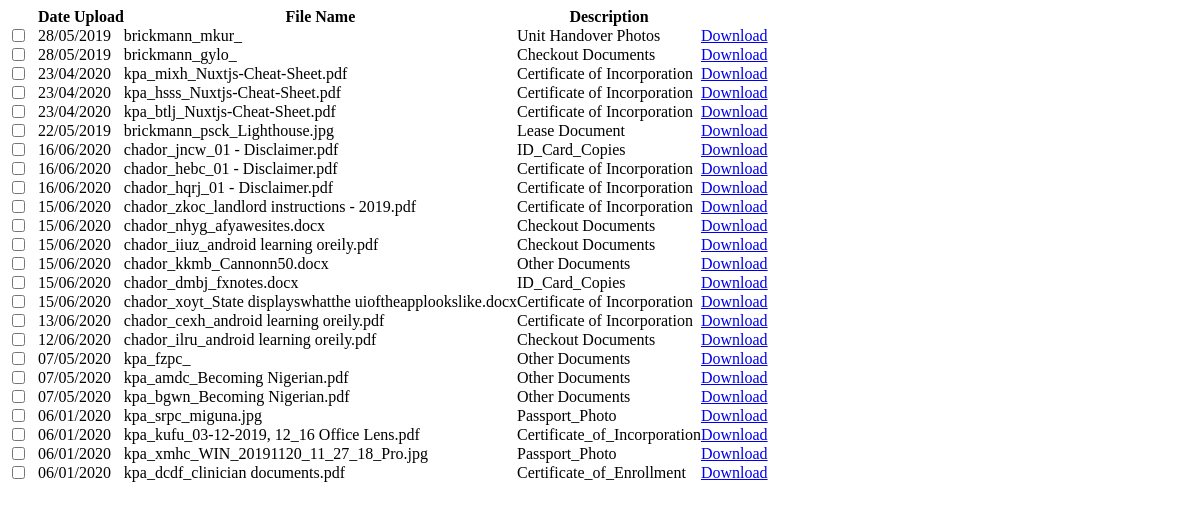
/dis.php (signed in), run on an earlier commit of the app's database.
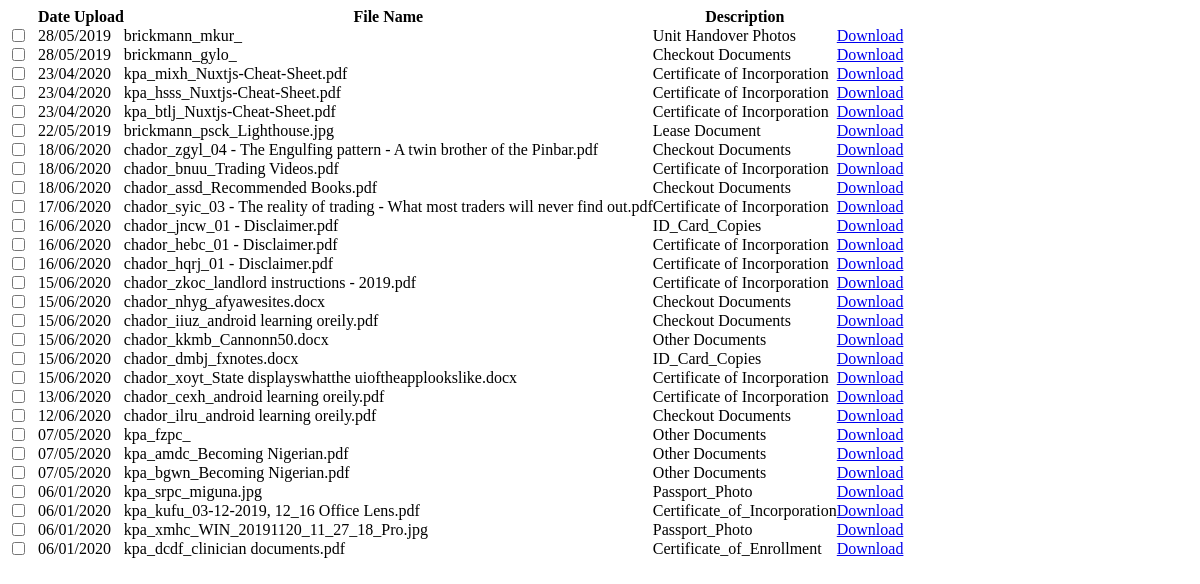
And on a later commit of the database.
### tables this page shows
CREATE TABLE `tendocs` (
  `id` int(11) NOT NULL AUTO_INCREMENT,
  `type` varchar(100) DEFAULT NULL,
  `soi` varchar(20) DEFAULT NULL,
  `sap` varchar(15) DEFAULT NULL,
  `tid` varchar(15) DEFAULT NULL,
  `name` text,
  `link` text,
  `details` text,
  `date` varchar(20) DEFAULT NULL,
  `stamp` varchar(20) DEFAULT NULL,
  `status` int(10) DEFAULT NULL,
  PRIMARY KEY (`id`)
);

### dis.php (the view, shortened to what this page needs)
<body>
        <div class="container-fluid">
            <div class="row-fluid">
                <div class="span9" id="content">
                     <div class="row-fluid">
<body>
        <div class="container-fluid">
            <div class="row-fluid">
                <div class="span9" id="content">
                     <div class="row-fluid">
                        <div id="block_bg" class="block">
                            <div class="block-content collapse in">
                                <div class="span12">
								<?php
								$query_backpack = mysql_query("select * FROM tendocs where status = 1  order by date DESC ")or die(mysql_error());
								$num_row = mysql_num_rows($query_backpack);
								if ($num_row > 0){
								?>
									<form action="delete.php" method="post">
  									<table cellpadding="0" cellspacing="0" border="0" class="table" id="">
										<thead>
										        <tr>
												<th></th>
												<th>Date Upload</th>
												<th>File Name</th>
												<th>Description</th>
												<th></th>
												</tr>
										</thead>
										<tbody>
                              		<?php
										$query = mysql_query("select * FROM tendocs where status = '1'  order by date DESC ")or die(mysql_error());
										while($row = mysql_fetch_array($query)){
										$id  = $row['tid'];
									?>
										<tr id="del<?php echo $id; ?>">
										<td width="30">
											<input id="" class="" name="selector[]" type="checkbox" value="<?php echo $id; ?>">
										</td>
										 <td><?php echo $row['date']; ?></td>
                                         <td><?php  echo $row['name']; ?></td>
                                         <td><?php echo $row['type']; ?></td>
<td>
        <a href="<?php echo $row['link']; ?>" class="btn btn-info btn-lg">
          <span class="glyphicon glyphicon-download"></span> Download
        </a>
    </td>
                                         <td width="30"><a href="<?php echo $row['link']; ?>"><i class="icon-download icon-large"></i></a></td>
										</tr>
									<?php } ?>
										</tbody>
									</table>
									</form>
									<?php }else{ ?>
									<div class="alert alert-info"><i class="icon-info-sign"></i> No Files Inside Are Available.</div>
									<?php } ?>
                                </div>
                            </div>
                        </div>
                    </div>
                </div>
            </div>
        </div>
    </body>
</html>
                    </div>
                </div>
            </div>
        </div>
    </body>
</html>

What changed in the data, as far as the page shows it:
added tendocs: date "18/06/2020", name "chador_zgyl_04 - The Engulfing pattern - A twin brother of the Pinbar.pdf", type "Checkout Documents"
added tendocs: date "18/06/2020", name "chador_bnuu_Trading Videos.pdf", type "Certificate of Incorporation"
added tendocs: date "18/06/2020", name "chador_assd_Recommended Books.pdf", type "Checkout Documents"
added tendocs: date "17/06/2020", name "chador_syic_03 - The reality of trading - What most traders will never find out.pdf", type "Certificate of Incorporation"
